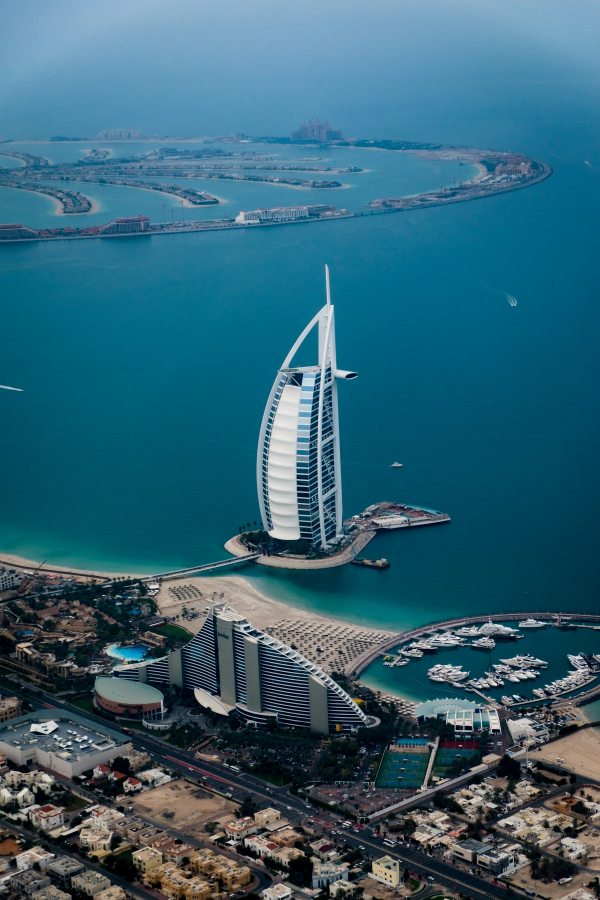
#> input picture assets/stock/burj-al-arab.jpg, 1800 x 2700 px (shown at 1/3 size); its folder holds only this picture in this run
$ python optimize.py
#> lines starting #> are read from the running program, lines starting #| are printed output that depends on the picture
"""Resize + WebP-encode stock originals into responsive web assets."""
import os,glob,json
from PIL import Image
Image.MAX_IMAGE_PIXELS=None
SRC='assets/stock'; OUT='assets/img'
os.makedirs(OUT,exist_ok=True)
WIDTHS=[640,1280,1920,2560]
rows=[]
for p in sorted(glob.glob(f'{SRC}/*.jpg')+glob.glob(f'{SRC}/*.png')):
    slug=os.path.splitext(os.path.basename(p))[0]
    try:
        im=Image.open(p); im=im.convert('RGB')
#> further down, im is the input picture: PIL image 1800x2700 RGB; mean R, G, B 50.4, 99.5, 117.6
    except Exception as e:
        print('skip',slug,e); continue
    w0,h0=im.size; made=[]
#> after `w0, h0 = im.size`: w0 = 1800; h0 = 2700
    for w in WIDTHS:
        if w>w0 and made: break
        w=min(w,w0); h=round(h0*w/w0)
        r=im.resize((w,h),Image.LANCZOS)
        dst=f'{OUT}/{slug}-{w}.webp'
        r.save(dst,'WEBP',quality=82,method=6)
        made.append((w,os.path.getsize(dst)))
#> this loop made 3 passes
#> pass 1, `r=im.resize((w,h),Image.LANCZOS)`:
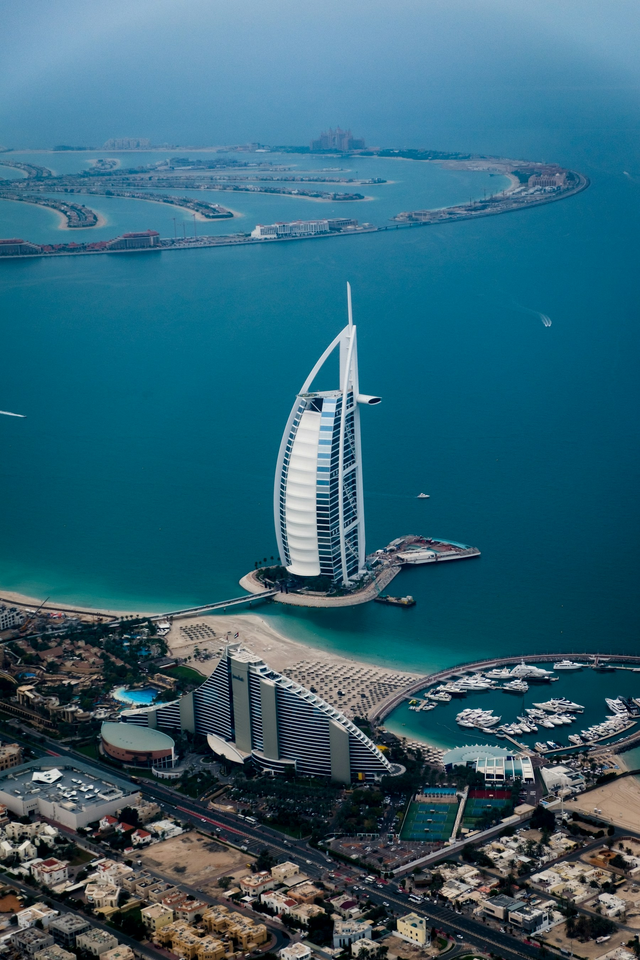
#> r: PIL image 640x960 RGB; mean R, G, B 50.5, 99.5, 117.6
#> after the loop, made = [(640, 83180), (1280, 247266)]
    # tiny blurred LQIP for progressive loading
    lq=im.resize((24,max(1,round(h0*24/w0))),Image.LANCZOS)
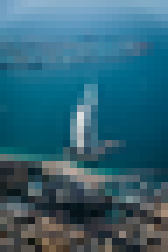
#> lq: PIL image 24x36 RGB (shown 7 times larger); mean R, G, B 50.7, 99.5, 117.6
    lq.save(f'{OUT}/{slug}-lqip.webp','WEBP',quality=40,method=6)
    rows.append({'slug':slug,'orig':[w0,h0],'widths':[m[0] for m in made]})
    print(f'{slug:22} {w0}x{h0:5} -> ' + ', '.join(f'{m[0]}px/{m[1]//1024}KB' for m in made))
#| burj-al-arab           1800x 2700 -> 640px/81KB, 1280px/241KB
json.dump(rows,open(f'{OUT}/manifest.json','w'),indent=2)
print(f'\n{len(rows)} images optimized -> {OUT}/')
#| 1 images optimized -> assets/img/

$ run again, on assets/stock/dusk-wide.jpg
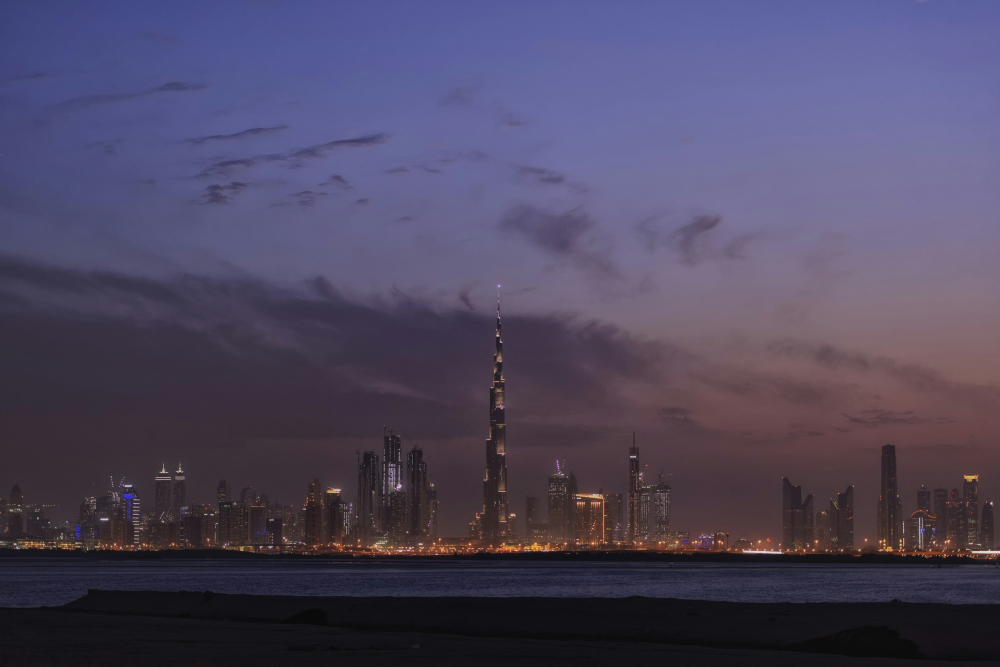
#> input picture assets/stock/dusk-wide.jpg, 3000 x 2000 px (shown at 1/3 size)
#> im is the input picture: PIL image 3000x2000 RGB; mean R, G, B 77.8, 71, 96.1
#> the loop `for w in WIDTHS:` made 4 passes
#> pass 1, `r=im.resize((w,h),Image.LANCZOS)`:
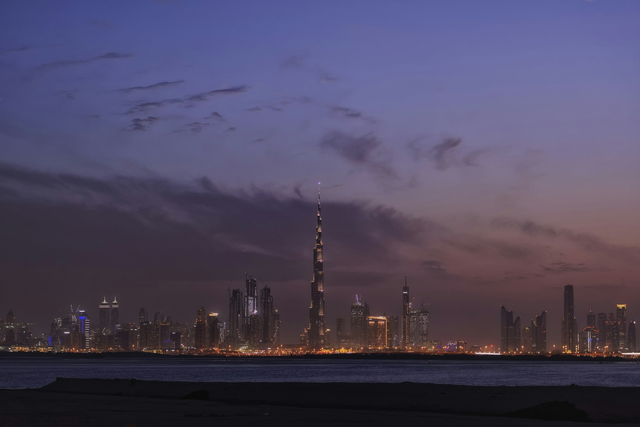
#> r: PIL image 640x427 RGB; mean R, G, B 77.8, 71, 96.1
#> after the loop `for w in WIDTHS:`: made = [(640, 10630), (1280, 33968), (1920, 65270), (2560, 98710)]
#> `lq=im.resize((24,max(1,round(h0*24/w0))),Image.LANCZOS)`:
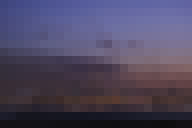
#> lq: PIL image 24x16 RGB (shown 8 times larger); mean R, G, B 77.8, 71, 96.1
#| dusk-wide              3000x 2000 -> 640px/10KB, 1280px/33KB, 1920px/63KB, 2560px/96KB
#| 1 images optimized -> assets/img/

$ run again, on assets/stock/fac-lattice.jpg
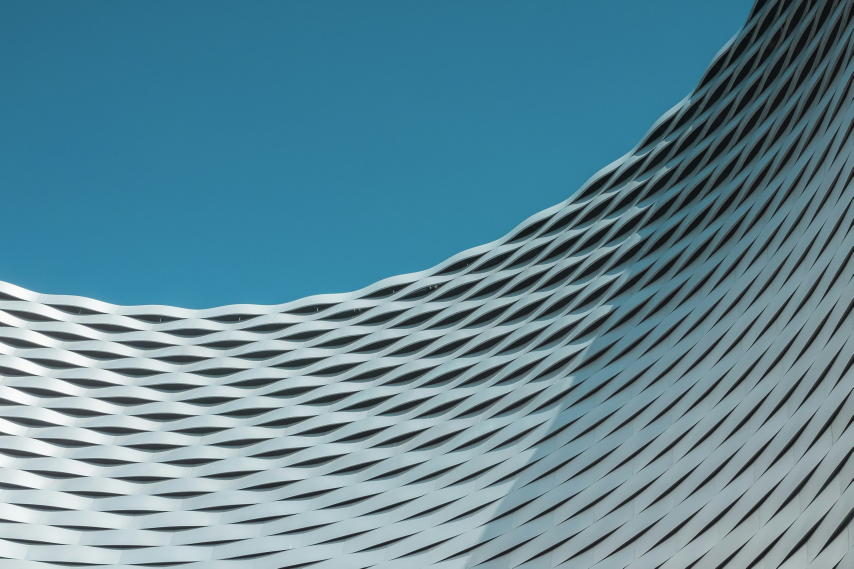
#> input picture assets/stock/fac-lattice.jpg, 2560 x 1706 px (shown at 1/3 size)
#> im is the input picture: PIL image 2560x1706 RGB; mean R, G, B 95.9, 136, 150.7
#> the loop `for w in WIDTHS:` made 4 passes
#> pass 3, `r=im.resize((w,h),Image.LANCZOS)`:
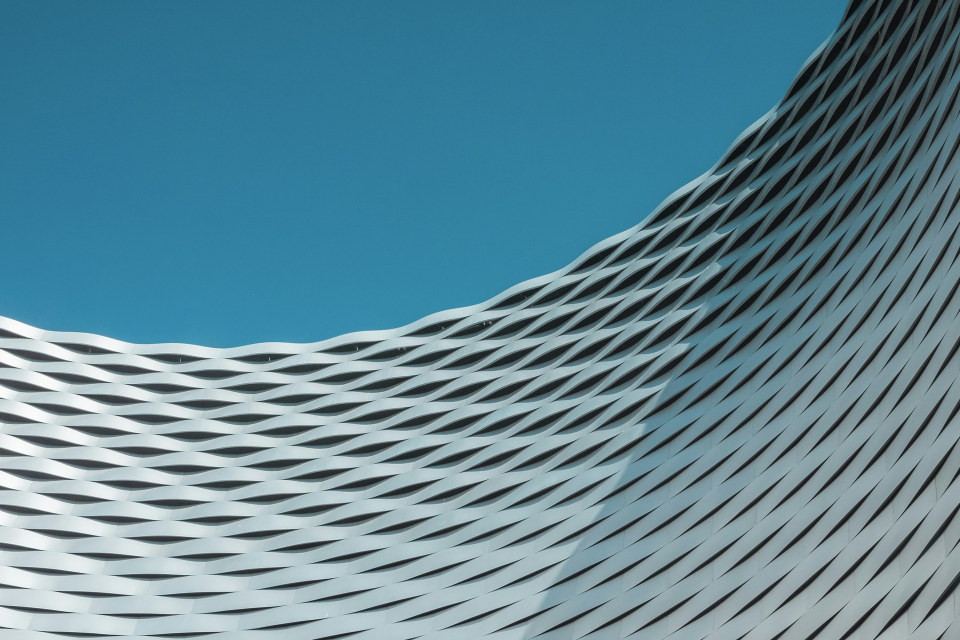
#> r: PIL image 1920x1280 RGB (shown at 1/2 size); mean R, G, B 95.9, 136, 150.7
#> after the loop `for w in WIDTHS:`: made = [(640, 38692), (1280, 98766), (1920, 162798), (2560, 231178)]
#> `lq=im.resize((24,max(1,round(h0*24/w0))),Image.LANCZOS)`:
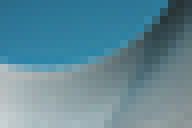
#> lq: PIL image 24x16 RGB (shown 8 times larger); mean R, G, B 95.9, 136, 150.7
#| fac-lattice            2560x 1706 -> 640px/37KB, 1280px/96KB, 1920px/158KB, 2560px/225KB
#| 1 images optimized -> assets/img/

$ run again, on assets/stock/burj-minimal-dusk.jpg
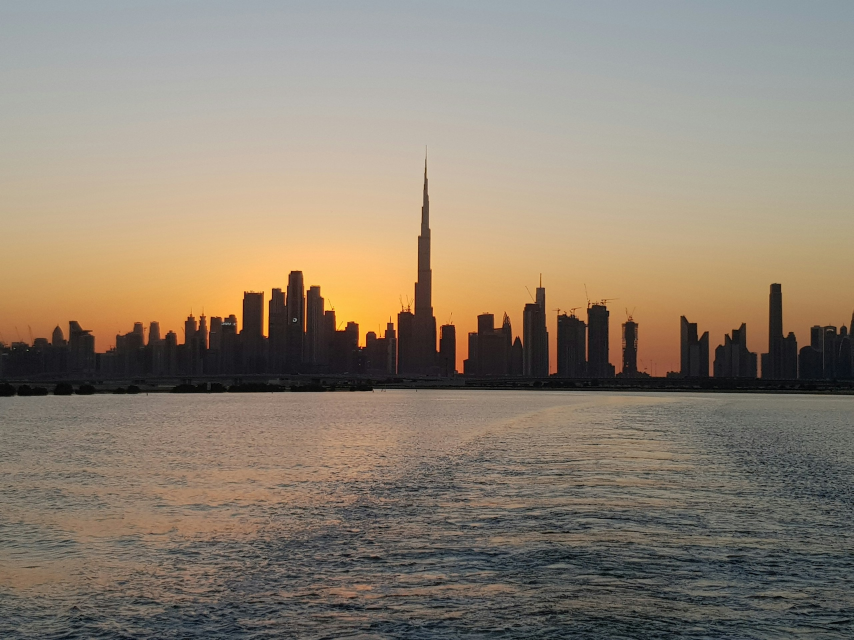
#> input picture assets/stock/burj-minimal-dusk.jpg, 2560 x 1920 px (shown at 1/3 size)
#> im is the input picture: PIL image 2560x1920 RGB; mean R, G, B 141.6, 129.5, 114.2
#> the loop `for w in WIDTHS:` made 4 passes
#> pass 1, `r=im.resize((w,h),Image.LANCZOS)`:
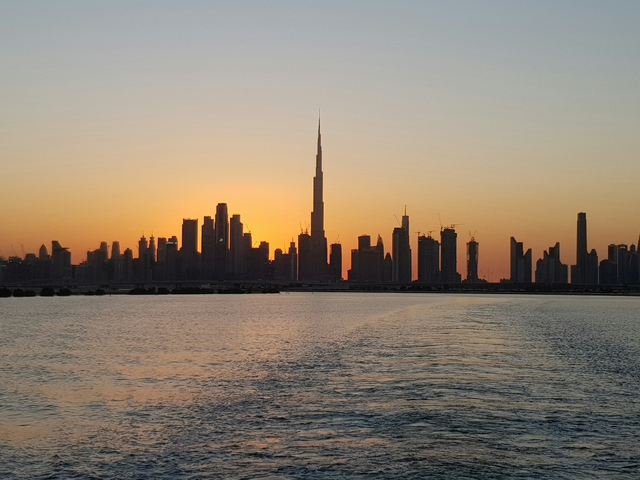
#> r: PIL image 640x480 RGB; mean R, G, B 141.6, 129.5, 114.2
#> after the loop `for w in WIDTHS:`: made = [(640, 34178), (1280, 118430), (1920, 206670), (2560, 295316)]
#> `lq=im.resize((24,max(1,round(h0*24/w0))),Image.LANCZOS)`:
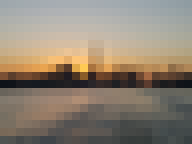
#> lq: PIL image 24x18 RGB (shown 8 times larger); mean R, G, B 141.6, 129.6, 114.3
#| burj-minimal-dusk      2560x 1920 -> 640px/33KB, 1280px/115KB, 1920px/201KB, 2560px/288KB
#| 1 images optimized -> assets/img/
